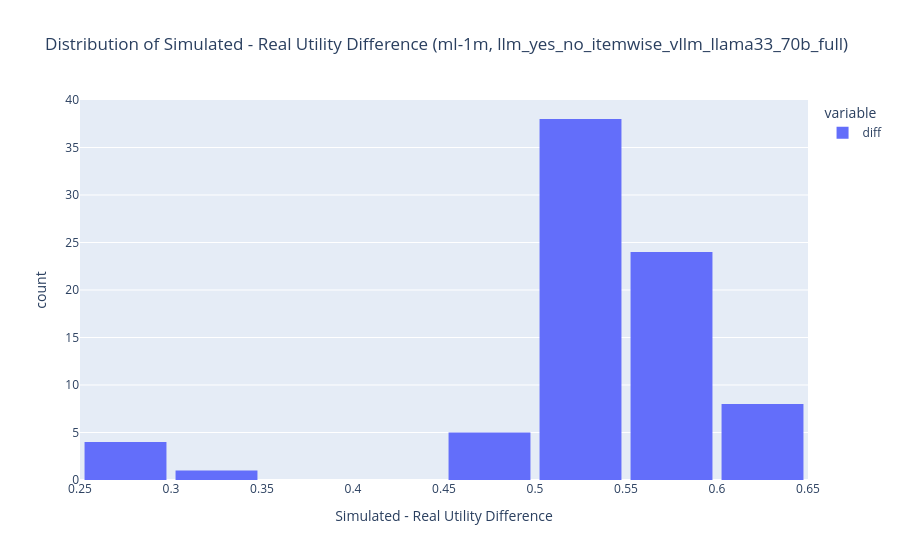
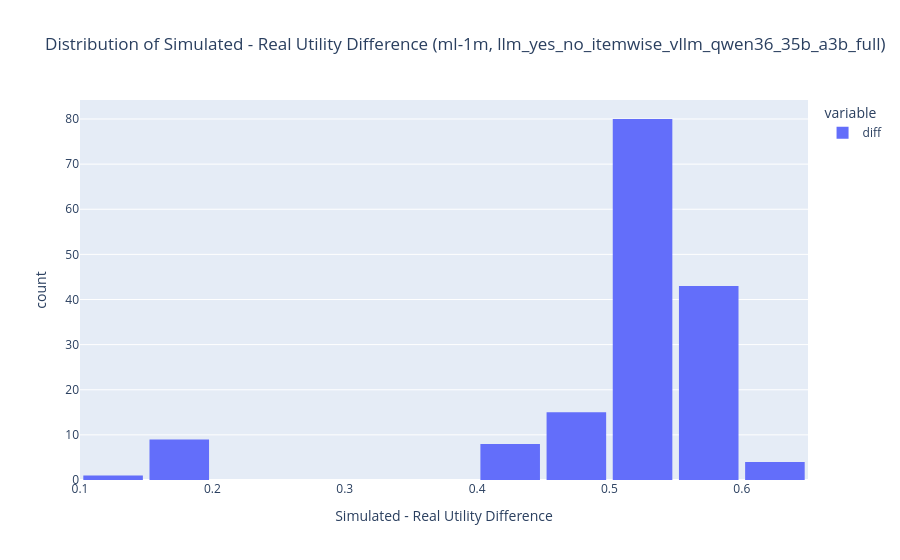
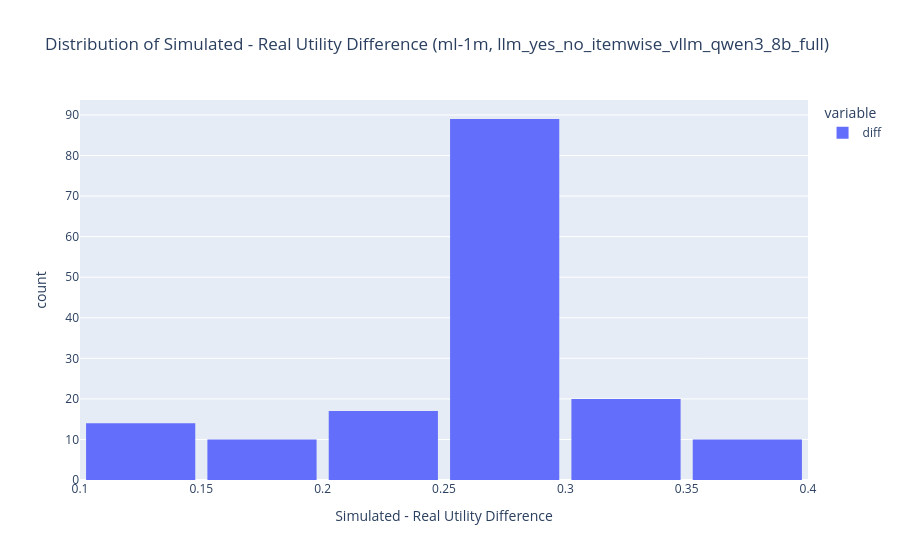
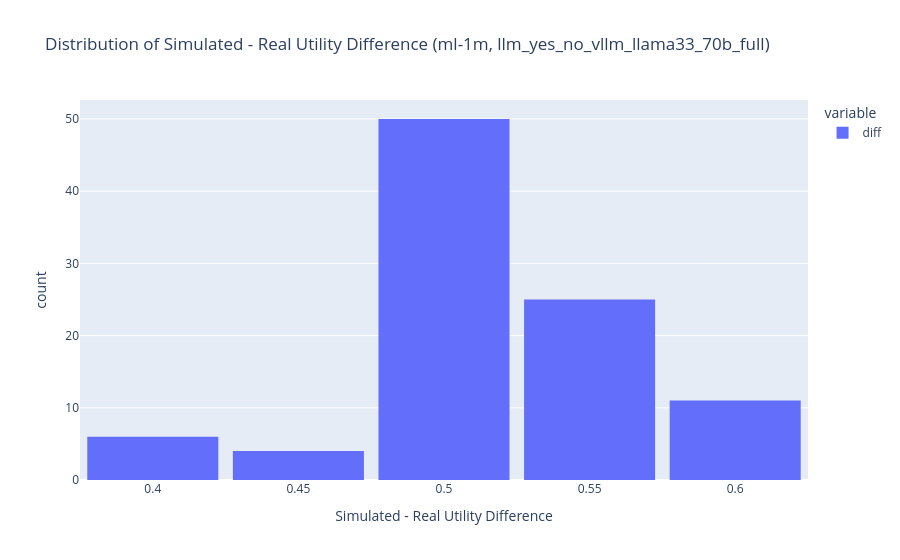

Notebook cell for these charts, in order:
### Code cell
import plotly.express as px
import matplotlib.pyplot as plt

for dataset in latest_runs["dataset"].unique():
    for method in latest_runs["method_label"].unique():

        diff = scores_df.query(f"dataset == '{dataset}' and method_label == '{method}'")["diff"]
        fig = px.histogram(
            diff,
            nbins=10,
            title=f"Distribution of Simulated - Real Utility Difference ({dataset}, {method})",
            labels={"value": "Simulated - Real Utility Difference", "count": "Count"},
        )
        fig.update_layout(bargap=0.1)
        fig.show()

### Figure 1 — Plotly figure (JSON) as saved in the notebook; plotly's stock layout.template omitted (floating-point values rounded to 4 significant figures)
{"data": [{"bingroup": "x", "hovertemplate": "variable=diff<br>Simulated - Real Utility Difference=%{x}<br>count=%{y}<extra></extra>", "legendgroup": "diff", "marker": {"color": "#636efa", "pattern": {"shape": ""}}, "name": "diff", "nbinsx": 10, "orientation": "v", "showlegend": true, "type": "histogram", "x": [0.5223, 0.5276, 0.5313, 0.5208, 0.5135, 0.5245, 0.5296, 0.562, 0.5936, 0.5704, 0.574, 0.5125, 0.5962, 0.4592, 0.592, 0.2862, 0.5345, 0.5357, 0.5296, 0.5332, 0.5269, 0.5322, 0.5443, 0.5835, 0.6038, 0.5881, 0.5877, 0.5279, 0.6068, 0.464, 0.6023, 0.2981, 0.5429, 0.5378, 0.5347, 0.5347, 0.5311, 0.5394, 0.5532, 0.5798, 0.6145, 0.5779, 0.5843, 0.5362, 0.6006, 0.4802, 0.5911, 0.3051, 0.5307, 0.5305, 0.5344, 0.5333, 0.5315, 0.531, 0.5501, 0.5718, 0.625, 0.5774, 0.5743, 0.5281, 0.605, 0.47, 0.5963, 0.2981, 0.5327, 0.5303, 0.53, 0.5183, 0.5199, 0.5281, 0.5455, 0.5716, 0.6002, 0.5881, 0.5829, 0.5286, 0.5992, 0.4714, 0.5973, 0.2965], "xaxis": "x", "yaxis": "y"}], "layout": {"bargap": 0.1, "barmode": "relative", "legend": {"title": {"text": "variable"}, "tracegroupgap": 0}, "title": {"text": "Distribution of Simulated - Real Utility Difference (ml-1m, llm_yes_no_itemwise_vllm_llama33_70b_full)"}, "xaxis": {"anchor": "y", "domain": [0, 1], "title": {"text": "Simulated - Real Utility Difference"}}, "yaxis": {"anchor": "x", "domain": [0, 1], "title": {"text": "count"}}}}

### Figure 2 — Plotly figure (JSON) as saved in the notebook; plotly's stock layout.template omitted (floating-point values rounded to 4 significant figures; data arrays with more than 128 entries replaced by an {"elided": "..."} marker saying what was removed)
{"data": [{"bingroup": "x", "hovertemplate": "variable=diff<br>Simulated - Real Utility Difference=%{x}<br>count=%{y}<extra></extra>", "legendgroup": "diff", "marker": {"color": "#636efa", "pattern": {"shape": ""}}, "name": "diff", "nbinsx": 10, "orientation": "v", "showlegend": true, "type": "histogram", "x": {"elided": "160 float values"}, "xaxis": "x", "yaxis": "y"}], "layout": {"bargap": 0.1, "barmode": "relative", "legend": {"title": {"text": "variable"}, "tracegroupgap": 0}, "title": {"text": "Distribution of Simulated - Real Utility Difference (ml-1m, llm_yes_no_itemwise_vllm_qwen36_35b_a3b_full)"}, "xaxis": {"anchor": "y", "domain": [0, 1], "title": {"text": "Simulated - Real Utility Difference"}}, "yaxis": {"anchor": "x", "domain": [0, 1], "title": {"text": "count"}}}}

### Figure 3 — Plotly figure (JSON) as saved in the notebook; plotly's stock layout.template omitted (floating-point values rounded to 4 significant figures; data arrays with more than 128 entries replaced by an {"elided": "..."} marker saying what was removed)
{"data": [{"bingroup": "x", "hovertemplate": "variable=diff<br>Simulated - Real Utility Difference=%{x}<br>count=%{y}<extra></extra>", "legendgroup": "diff", "marker": {"color": "#636efa", "pattern": {"shape": ""}}, "name": "diff", "nbinsx": 10, "orientation": "v", "showlegend": true, "type": "histogram", "x": {"elided": "160 float values"}, "xaxis": "x", "yaxis": "y"}], "layout": {"bargap": 0.1, "barmode": "relative", "legend": {"title": {"text": "variable"}, "tracegroupgap": 0}, "title": {"text": "Distribution of Simulated - Real Utility Difference (ml-1m, llm_yes_no_itemwise_vllm_qwen3_8b_full)"}, "xaxis": {"anchor": "y", "domain": [0, 1], "title": {"text": "Simulated - Real Utility Difference"}}, "yaxis": {"anchor": "x", "domain": [0, 1], "title": {"text": "count"}}}}

### Figure 4 — Plotly figure (JSON) as saved in the notebook; plotly's stock layout.template omitted (floating-point values rounded to 4 significant figures)
{"data": [{"bingroup": "x", "hovertemplate": "variable=diff<br>Simulated - Real Utility Difference=%{x}<br>count=%{y}<extra></extra>", "legendgroup": "diff", "marker": {"color": "#636efa", "pattern": {"shape": ""}}, "name": "diff", "nbinsx": 10, "orientation": "v", "showlegend": true, "type": "histogram", "x": [0.4845, 0.4967, 0.4962, 0.4851, 0.4782, 0.4918, 0.5089, 0.5291, 0.5662, 0.5356, 0.5371, 0.5045, 0.5775, 0.4668, 0.5884, 0.4077, 0.4827, 0.4862, 0.4828, 0.4825, 0.4814, 0.4848, 0.5016, 0.543, 0.5736, 0.5287, 0.541, 0.4889, 0.5715, 0.4432, 0.5827, 0.4, 0.4845, 0.4833, 0.487, 0.4883, 0.488, 0.4859, 0.5195, 0.5477, 0.5671, 0.5391, 0.5501, 0.5131, 0.5808, 0.4835, 0.5977, 0.4083, 0.4998, 0.5034, 0.5059, 0.5057, 0.499, 0.516, 0.5201, 0.5577, 0.5798, 0.5563, 0.5585, 0.5061, 0.6007, 0.4735, 0.6066, 0.4052, 0.4855, 0.4885, 0.4946, 0.4854, 0.4858, 0.4928, 0.51, 0.5416, 0.5659, 0.5439, 0.541, 0.5002, 0.5905, 0.4606, 0.5975, 0.4042, 0.4922, 0.4963, 0.4857, 0.4853, 0.4824, 0.4972, 0.5152, 0.5463, 0.5637, 0.5559, 0.5486, 0.5093, 0.57, 0.4775, 0.5797, 0.4047], "xaxis": "x", "yaxis": "y"}], "layout": {"bargap": 0.1, "barmode": "relative", "legend": {"title": {"text": "variable"}, "tracegroupgap": 0}, "title": {"text": "Distribution of Simulated - Real Utility Difference (ml-1m, llm_yes_no_vllm_llama33_70b_full)"}, "xaxis": {"anchor": "y", "domain": [0, 1], "title": {"text": "Simulated - Real Utility Difference"}}, "yaxis": {"anchor": "x", "domain": [0, 1], "title": {"text": "count"}}}}
